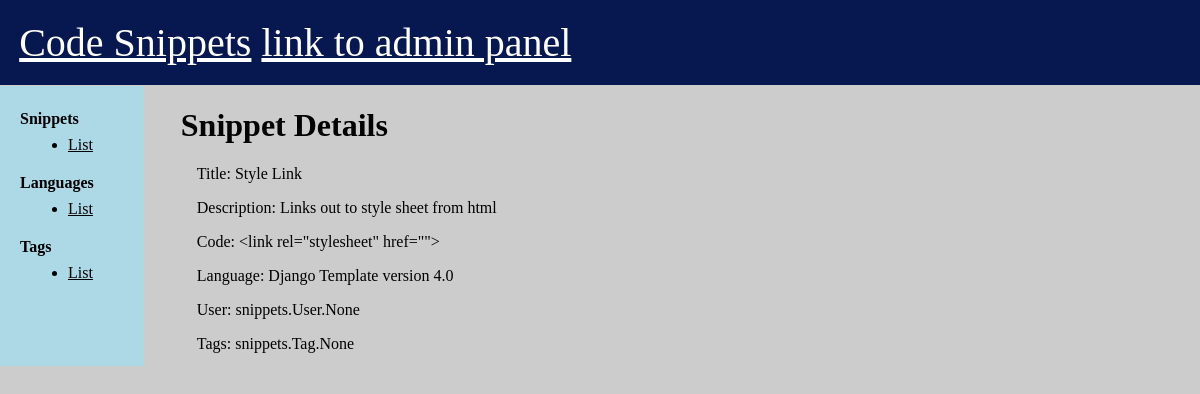
The app's page /snippets/3 with its own data.
### snippets/models.py (models this page shows, shortened)
class Snippet(models.Model):
    title = models.CharField(max_length=255, default='')
    description = models.CharField(max_length=512, default='', blank=True)
    code = models.TextField()
    language = models.ForeignKey(
        'Language', on_delete=models.CASCADE, related_name='snippets', blank=True, null=True)
    user = models.ManyToManyField(
        'User', related_name='snippets')
    created_at = models.DateTimeField(auto_now_add=True)
    tag = models.ManyToManyField('Tag', related_name='snippets', blank=True)

class Language(models.Model):
    name = models.CharField(max_length=255)
    version = models.FloatField(blank=True, null=True)
    def __str__(self):
        return f'{self.name} version {self.version}'

### snippets/views.py (the view)
# urls.py: path('snippets/<int:pk>', views.detail_snippet, name='detail_snippet'),
def detail_snippet(request, pk):
    snippet = get_object_or_404(Snippet, pk=pk)
    return render(request, 'snippets/detail_snippet.html', {"snippet": snippet})

### templates/snippets/detail_snippet.html (shortened to what this page needs)
{% extends 'base.html' %}
{% block content %}
    <h1>
        Snippet Details
    </h1>
    <div class="details">
        <p>Title: {{ snippet.title }}</p>
        <p>Description: {{ snippet.description }}</p>
        <p>Code: {{ snippet.code }}</p>
        <p>Language: {{ snippet.language }}</p>
        <p>User: {{ snippet.user }}</p>
        <p>Tags: {{ snippet.tag }}</p>
    </div>
{% endblock content %}

### static/css/style.css (style rules this page uses)
html, body { margin: 0; padding: 0; }
body { background-color: #ccc; }
h1 { display: flex; justify-content: space-between; }
.details { padding-left: 1rem; }

### records on screen
Snippet: title "Style Link", description "Links out to style sheet from html", code "<link rel=\"stylesheet\" href=\"\">", language "Django Template version 4.0", user "snippets.User.None", tag "snippets.Tag.None"
